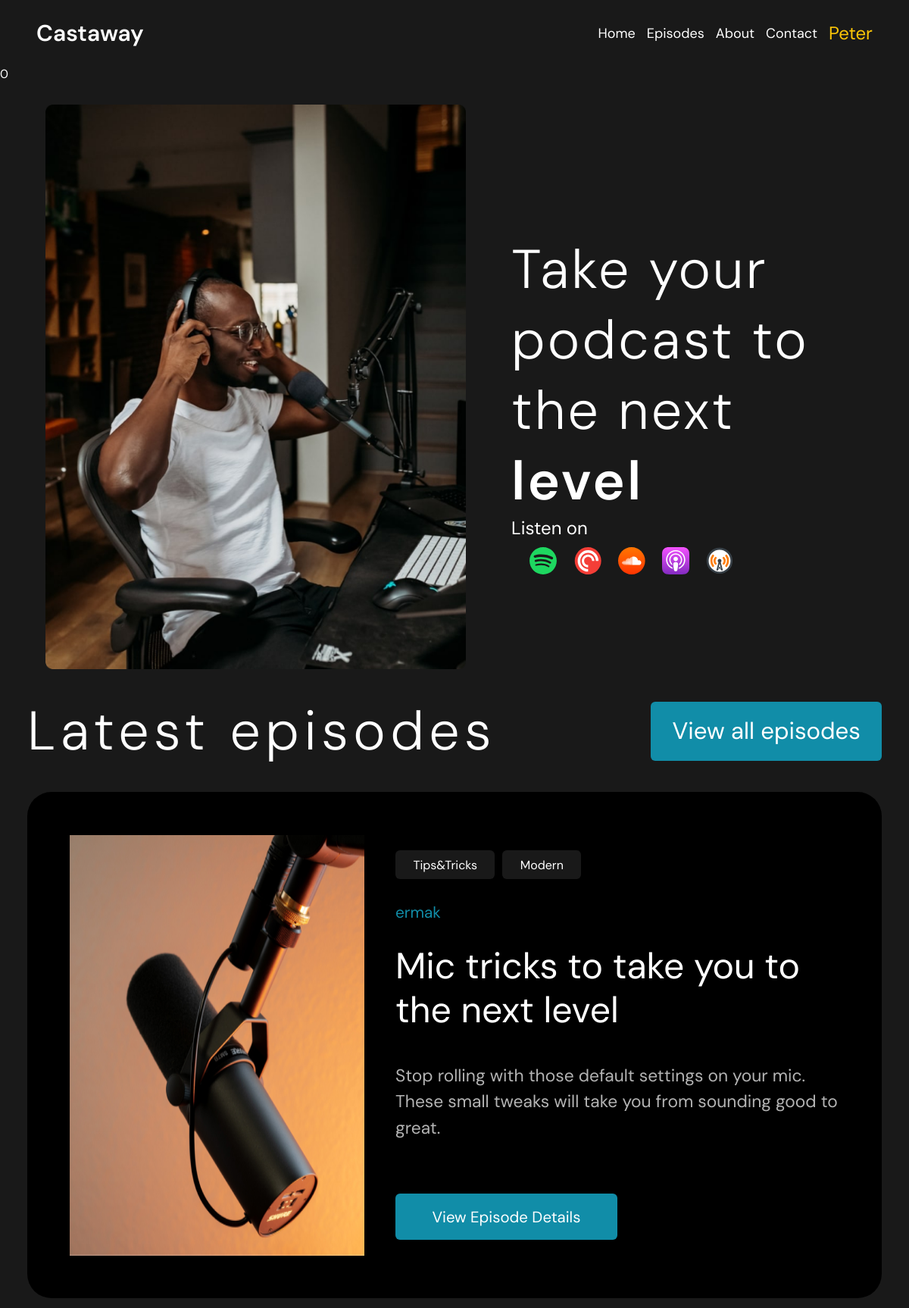
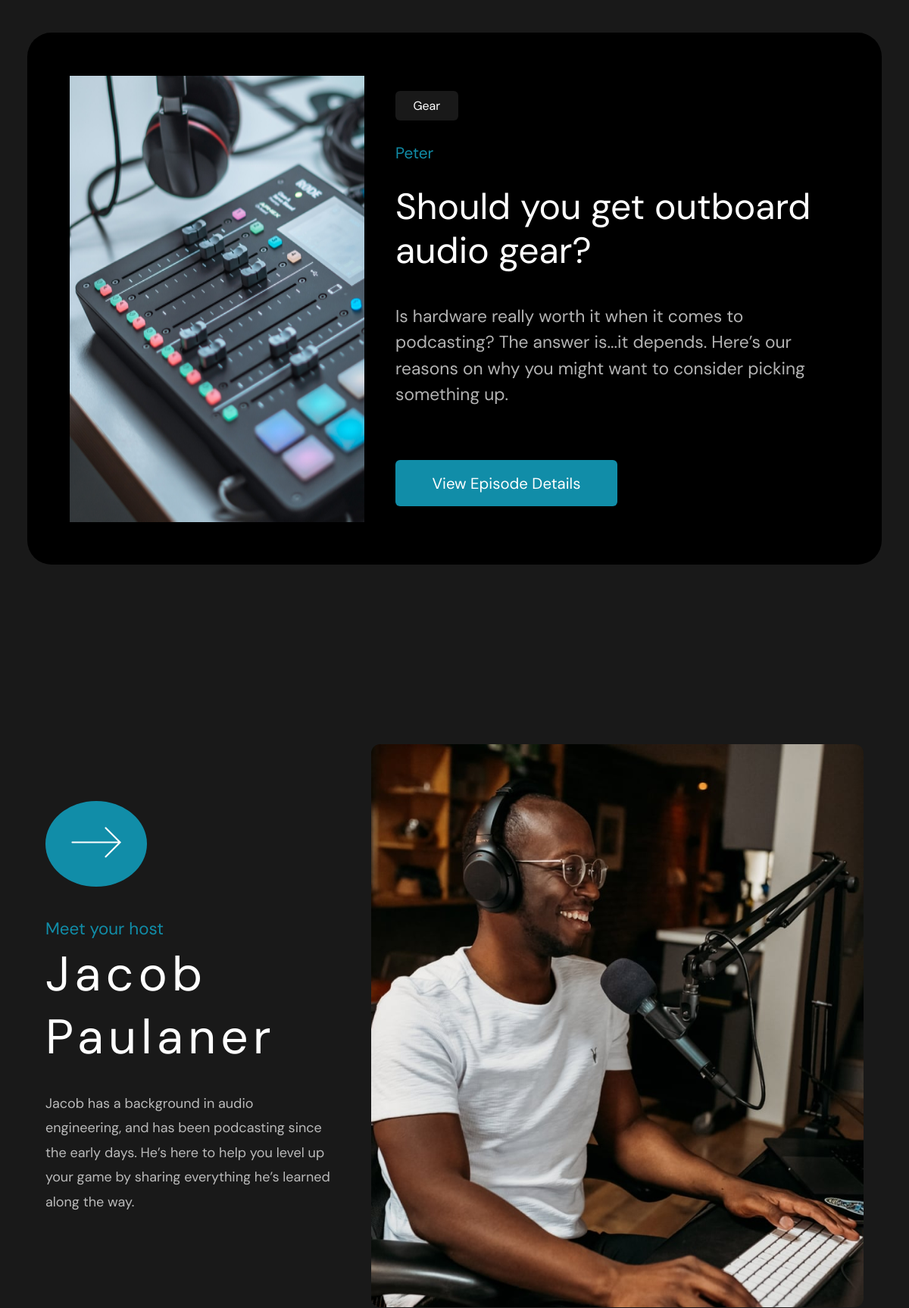
Screenshot of / (signed in, upper part) with the database file from the repository (2 pictures, top to bottom).
### home/models.py (models this page shows, shortened)
class Episodes(models.Model):
    title = models.CharField(max_length=255)
    slug = models.SlugField(max_length=100, unique=True)
    description = models.CharField(max_length=200)
    content = models.TextField()
    image = models.ImageField()
    tags = models.ManyToManyField('Tags', related_name='tags')
    time_create = models.DateTimeField(auto_now_add=True)
    time_update = models.DateTimeField(auto_now=True)
    author = models.ForeignKey(User, on_delete=models.PROTECT)
    def get_absolute_url(self):
        return reverse('episodes_detail', kwargs={"episode_id": self.pk})
    class Meta:
        verbose_name_plural = 'Episodes'

class Tags(models.Model):
    name = models.CharField(max_length=50)
    slug = models.SlugField(max_length=50, unique=True)
    def get_absolute_url(self):
        return reverse('show_tags', kwargs={"tag_slug": self.slug})
    class Meta:
        verbose_name_plural = 'Tags'

### home/views.py (the view)
# urls.py: path('', views.index, name='index'),
def index(request):
    num_visits = request.session.get('num_visits', 0)
    request.session['num_visits'] = num_visits + 1
    episodes = Episodes.objects.order_by('-time_create')[:3]
    return render(request, 'index.html', {'episodes': episodes, 'num_visits':num_visits})

### home/templates/index.html (shortened to what this page needs)
{% extends 'base.html' %}
{% load static %}
{% block content %}
<main>
    <p>{{ num_visits }}</p>
    <section class="section-1">
        <img class="man-in-headphones" src="{% static 'images\maninheadphones.png' %}" alt="Фото" align="left">
        <div class="section-1-text">
            <div class="section-1-title">
                <p>Take your
                    podcast to the
                    next <span>level</span></p>
            </div>
            <div class="music-apps">
                <p class="listen-on">Listen on</p>
                <div class="music-apps-icons">
                    <a href=""><img src="{% static 'icons\IMAGEspotify.svg' %}" alt=""></a>
                    <a href=""><img src="{% static 'icons\IMAGEred.svg' %}" alt=""></a>
                    <a href=""><img src="{% static 'icons\IMAGEcloud.svg' %}" alt=""></a>
                    <a href=""><img src="{% static 'icons\IMAGEpurple.svg' %}" alt=""></a>
                    <a href=""><img src="{% static 'icons\IMAGEradio.svg' %}" alt=""></a>
                </div>
            </div>
        </div>
    </section>
    <section class="section-2">
        <div class="episodes">
            <div class="episodes-header">
                <p>Latest episodes</p>
                <a href="{% url 'show_episodes' %}"><button type="button">View all episodes</button></a>
            </div>
            {% for ep in episodes %}
            <div class="episodes-content-card">
                <img src="{{ ep.image.url }}" alt="">
                <div class="episodes-content-card-description">
                    <div class="section-2-tags">
                        {% for tag in ep.tags.all %}
                        <a href="{{ tag.get_absolute_url }}">{{ tag.name }}</a>
                        {% endfor %}
                    </div>
                    <p><a class="ep-num" href="{% url 'index' %}">{{ ep.author }}</a></p>
                    <h1>{{ ep.title|capfirst }}</h1>
                    <p class="ep-content">{{ ep.description }}</p>
                    <a class="get-absolute-url" href="{{ ep.get_absolute_url }}"><button type="button">View Episode Details</button></a>
                </div>
            </div>
            {% endfor %}
        </div>
    </section>
    <section class="section-3">
        <div class="section-3-content">
            <button><img src="{% static 'icons\arrow.png' %}" alt=""></button>
            <p class="section-3-action">Meet your host</p>
            <p class="section-3-title">Jacob Paulaner</p>
            <p class="section-3-description">Jacob has a background in audio engineering, and has been podcasting since
                the early days. He’s here to help you level up your game by sharing everything he’s learned along the
                way.</p>
        </div>
        <img class="section-3-container-img" src="{% static 'images\IMAGEjacob.png' %}" alt="">
    </section>
</main>
{% endblock %}

### home/templates/base.html (shortened to what this page needs)
<!DOCTYPE html>
{% load static %}
<html lang="en">
<head>
    <link rel="stylesheet" href="{% static 'css/styles.css' %}">
</head>
<body>
<header>
    <div class="headline-menu">
        <a href="{% url 'index' %}" class="castaway">Castaway</a>
        <div class="links-to-main-pages">
            <a href="{% url 'index' %}">Home</a>
            <a href="{% url 'show_episodes' %}">Episodes</a>
            <a href="">About</a>
            <a href="">Contact</a>
            {% if request.user.is_authenticated %}
            <a class="profile-link user-profile-link" href="{% url 'profile' %}">{{ user.username|capfirst }}</a>
            {% else %}
            <a class="profile-link" href="{% url 'login' %}">Log in</a>
            {% endif %}
        </div>
    </div>
</header>
{% block content %}
{% endblock %}
</body>
</html>

### home/static/css/styles.css (style rules this page uses)
* { margin: 0; padding: 0; box-sizing: border-box; color: #fff; font-family: "DM Sans", serif; }
body { background-color: #191919; }
a { text-decoration: none; color: #fff; }
button { border: none; outline: none; align-self: center; padding: 1.5%; border-radius: 6px; display: inline-block; }
.headline-menu { padding: 2% 4%; display: flex; justify-content: space-between; align-content: center; }
.castaway { font-size: 30px; font-weight: 600; }
.links-to-main-pages { font-size: 1.5vw; display: flex; gap: 15px; justify-content: space-between; align-items: center; }
.links-to-main-pages a.profile-link { color: #fac507; }
.user-profile-link { font-size: 2vw; overflow: hidden; }
.section-1 { position: relative; display: inline-block; width: 100%; padding: 30px; padding-left: 5%; }
.man-in-headphones { width: 50%; max-width: 1000px height: auto; }
.section-1-text { position: absolute; top: 25%; display: inline-block; margin-left: 5%; margin-right: 3%; }
.section-1-title { font-weight: 300; letter-spacing: 0.2rem; font-size: 6vw; }
.section-1-text span { font-weight: 600; }
.listen-on { font-size: 2vw; }
.music-apps-icons { margin-top: 2%; margin-left: 5%; width: 55%; display: flex; justify-content: space-between; }
.music-apps-icons a { width: 3vw; }
.music-apps-icons img { width: inherit; }
.section-2 { padding: 0 3% 5% 3%; }
.episodes-header { display: flex; justify-content: space-between; font-weight: 300; letter-spacing: 0.4rem; font-size: 6vw; margin-bottom: 3%; }
.episodes-header a { width: 27%; display: flex; }
.episodes-header button { align-self: center; padding: 6% 1.5%; border-radius: 6px; display: inline-block; background-color: #118DA8; width: 100%; text-align: center; font-size: 2.6vw; }
.episodes-content-card { padding: 5%; display: flex; background-color: #000; border-radius: 32px; margin-bottom: 5%; }
.episodes-content-card img { margin-right: 4%; }
.episodes-content-card-description { padding: 2% 0; }
.episodes-content-card-description h1 { margin: 5% 0 7% 0; font-weight: 400; line-height: 1.2em; font-size: 4vw; }
.episodes-content-card-description a { display: inline-block; text-align: center; border-radius: 6px; }
.episodes-content-card-description button { border-radius: 6px; display: inline-block; background-color: #118DA8; width: 50%; text-align: center; font-size: 1.7vw; }
.ep-num { color: #118DA8; font-size: 1.3em; }
.ep-content { max-width: 100%; opacity: 70%; overflow: scroll; max-height: 40%; font-size: 1.9vw; margin-bottom: 12%; line-height: 1.5em; }
.get-absolute-url { width: 50%; }
.get-absolute-url button { padding: 6% 1.5%; width: 100%; }
.section-2-tags { display: flex; flex-wrap: wrap; align-content: ; gap: 10px; margin-bottom: 5%; }
.section-2-tags a { margin: 0; padding: 1.5% 4%; background-color: #191919; }
.section-3 { padding: 10% 5%; display: flex; }
.section-3-content { margin-top: 7%; }
.section-3-content button { display: inline-block; padding: 9%; background-color: #118DA8; border-radius: 50%; margin-bottom: 10%; }
.section-3-action { margin: 1% 0; color: #118DA8; font-size: 140%; }
.section-3-title { letter-spacing: 0.1em; font-size: 400%; margin-bottom: 8%; }
.section-3-container-img { width: 140%; margin-left: 5%; }
.section-3-description { font-size: 1.5vw; line-height: 1.8em; opacity: 70%; }

### rows the page displays
Episodes: image (picture), author "ermak", title "Mic tricks to take you to the next level", description "Stop rolling with those default settings on your mic. These small tweaks will take you from sounding good to great."
Tags: name "Tips&Tricks"
Tags: name "Modern"
Episodes: image (picture), author "Peter", title "Should you get outboard audio gear?", description "Is hardware really worth it when it comes to podcasting? The answer is...it depends. Here’s our reasons on why you might want to consider picking something up."
Tags: name "Gear"

### other values shown
{{ user.username|capfirst }} "Peter"
{{ num_visits }} "0"
